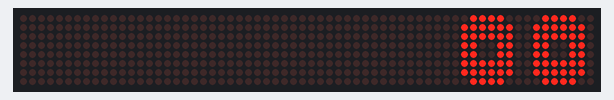
Bench run of a sketch on a simulated Arduino Uno, built with avr-gcc and run on an emulated ATmega328P. Parts: 64×8 LED matrix.

Above: at 0.3 s.
At 2.3 s:
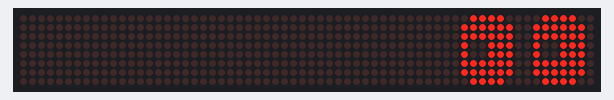
At 4.3 s:
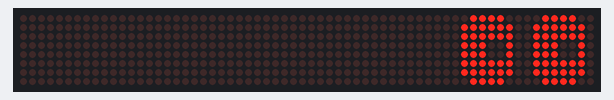
At 8.5 s:
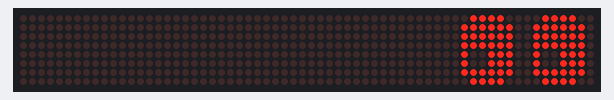

Measured:
- by itself, everything shown: repeats every 10.4 s, in 5 steps
- what the display in image 1 shows lasts 2.0 s, from 2.2 s to 4.2 s
- what the display in image 2 shows lasts 2.2 s, from 4.2 s to 6.4 s

The sketch:

nova_eye_expression_copy_20240210175514.ino
```cpp
#include "LedControl.h"
int DIN = 8;
int CS =  7;
int CLK = 6;
LedControl lc=LedControl(DIN,CLK,CS,0);

const int addrL = 0;  // first LED matrix - Left robot eye
const int addrR = 1;  // second LED matrix - Right robot eye

void setup() {
  Serial.begin(9600);
  /*The MAX72XX is in power-saving mode on startup*/
  lc.shutdown(addrL,false);
  lc.shutdown(addrR,false);
  /* Set the brightness to max values */
  lc.setIntensity(addrL,10);
  lc.setIntensity(addrR,10);
  /* and clear the display */
  lc.clearDisplay(addrL);
  lc.clearDisplay(addrR);

  // turn on all LEDs for a test
//   for(int row=0;row<8;row++) {
//     lc.setRow(addrL, row, 255);
//     lc.setRow(addrR, row, 255);
//     delay(100);
//   }
//   delay(300);
}


void showNeutral() {
  byte left[8] = {
0b00111100,
  0b01111110,
  0b01111110,
  0b01100110,
  0b01100110,
  0b01111110,
  0b01111110,
  0b00111100};

  displayEmotion(left, left);
}
void showblink() {
  byte left[8]= {0b00111100,
  0b01111110,
  0b01111110,
  0b01100110,
  0b01100110,
  0b01111110,
  0b01111110,
  0b00111100};displayEmotion(left, left);}
void F_showblink_1() {
  byte left[8]= {0b00000000,
  0b01111110,
  0b01111110,
  0b01100110,
  0b01100110,
  0b01111110,
  0b01111110,
  0b00111100};displayEmotion(left, left);}
void F_showblink_2() {
  byte left[8] ={ 0b00000000,
  0b01111110,
  0b01111110,
  0b01100110,
  0b01100110,
  0b01111110,
  0b01111110,
  0b00111100};displayEmotion(left, left);}
void F_showblink_3() {
  byte left[8] ={0b00000000,
  0b00000000,
  0b00000000,
  0b01100110,
  0b01100110,
  0b01111110,
  0b01111110,
  0b00111100};displayEmotion(left, left);}
void F_showblink_4() {
  byte left[8] ={0b00000000,
  0b00000000,
  0b00000000,
  0b00000000,
  0b01100110,
  0b01111110,
  0b01111110,
  0b00111100};displayEmotion(left, left);}
void F_showblink_5() {
  byte left[8] ={0b00000000,
  0b00000000,
  0b00000000,
  0b00000000,
  0b00000000,
  0b01111110,
  0b01111110,
  0b00111100};displayEmotion(left, left);}
void F_showblink_6() {
  byte left[8] ={0b00000000,
  0b00000000,
  0b00000000,
  0b00000000,
  0b00000000,
  0b00000000,
  0b01111110,
  0b00111100};displayEmotion(left, left);}
void F_showblink_7() {
  byte left[8] ={0b00000000,
  0b00000000,
  0b00000000,
  0b00000000,
  0b00000000,
  0b00000000,
  0b00000000,
  0b00111100};displayEmotion(left, left);}


void displayEmotion(byte left[8], byte right[8]) {
  //lc.clearDisplay(addrL);
  //lc.clearDisplay(addrR);
  for(int row=0;row<8;row++) {
    lc.setRow(addrL,row,left[row]);
    lc.setRow(addrR,row,right[row]);
  }
}

void right_eye() {
  byte left[8] ={0b00111100,
  0b01111110,
  0b01111110,
  0b01001110,
  0b01001110,
  0b01111110,
  0b01111110,
  0b00111100};displayEmotion(left, left);
}
void right_eye_down() {
  byte left[8] ={ 0b00111100,
  0b01111110,
  0b01111110,
  0b01111110,
  0b01001110,
  0b01001110,
  0b01111110,
  0b00111100};displayEmotion(left, left);
}
void left_eye() {
  byte left[8] ={0b00111100,
  0b01111110,
  0b01111110,
  0b01110010,
  0b01110010,
  0b01111110,
  0b01111110,
  0b00111100};displayEmotion(left, left);

}
void left_eye_down() {
  byte left[8] ={ 0b00111100,
  0b01111110,
  0b01111110,
  0b01111110,
  0b01110010,
  0b01110010,
  0b01111110,
  0b00111100};displayEmotion(left, left);

}
void forward_blink() {
  showNeutral();


  F_showblink_1();

  F_showblink_2();

  F_showblink_3();

  F_showblink_4();

  F_showblink_5();

  F_showblink_6();

  F_showblink_7();

  F_showblink_6();

  F_showblink_5();

  F_showblink_4();

  F_showblink_3();

  F_showblink_2();

  F_showblink_1();

  showblink();

}
void loop(){
  forward_blink();
  delay(2000);
  right_eye();
  delay(2000);
  left_eye();
  delay(2000);
  forward_blink();
  delay(2000);
  right_eye_down();
  delay(2000);
  }
```
